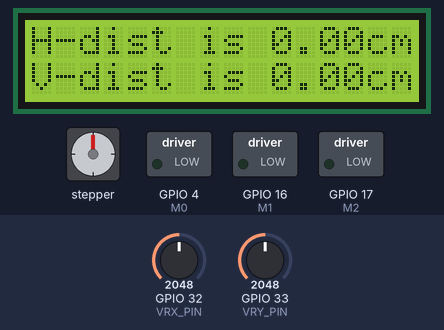
Bench run of a sketch on a simulated ESP32. Shown: stepper motor, 16×2 character LCD, switched loads named in the sketch (green lamp = pin HIGH). Wiring (inferred from the names in the program): stepper motor driver (60 steps per turn assumed): step GPIO 0; direction GPIO 2. Inputs (shaded band) come from the test bench; at power-on: GPIO 32 (VRX_PIN) = 2048, GPIO 33 (VRY_PIN) = 2048. Nothing arrives over Bluetooth unless stated; pins used as bus, display or sensor lines are not drawn.

Above: at 2.2 s.
2.3 s: GPIO 32 (VRX_PIN) set to 1047
3.8 s: GPIO 32 (VRX_PIN) set to 973
At 4.17 s:
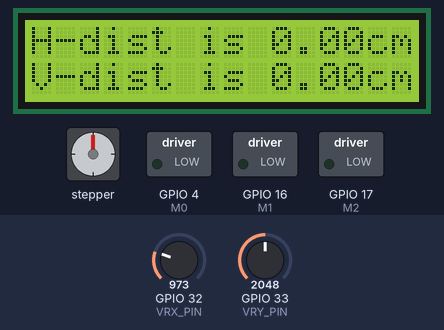
6.8 s: GPIO 32 (VRX_PIN) set to 4040
9.8 s: GPIO 32 (VRX_PIN) set to 3950
At 10.8 s:
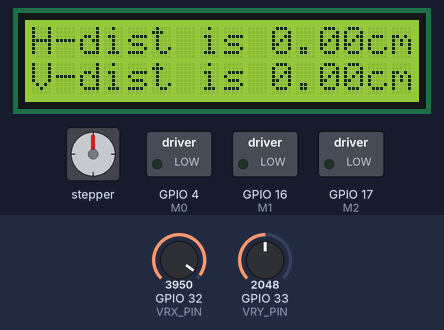
11.4 s: GPIO 32 (VRX_PIN) set to 4095
At 11.77 s:
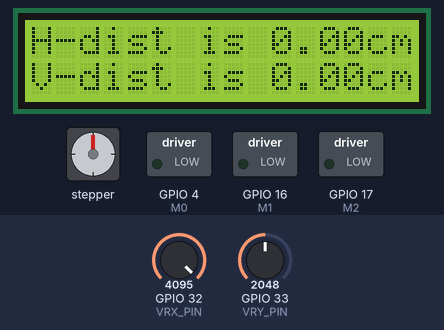
14.4 s: GPIO 32 (VRX_PIN) set to 3960
At 15.8 s:
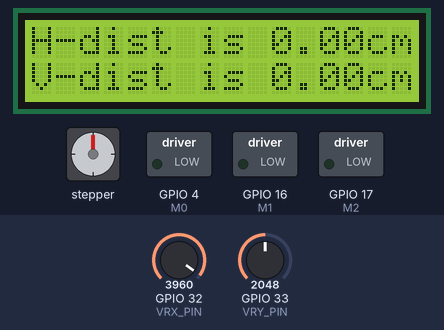
Timing chart, 0 to 17.0 s (numbered marks = the images above; inputs shaded):
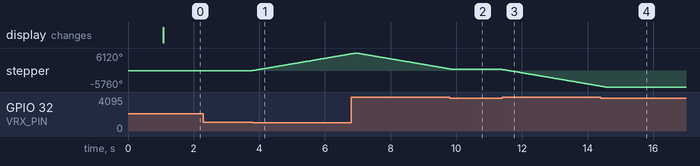

Measured:
- the behaviour switches between 1000 and 999 on GPIO 32 (VRX_PIN) (found by bisection; images 0 and 1)
- after the input at 2.3 s, every drawn part: stays the same
- after the input at 3.8 s, stepper: keeps turning clockwise at about 1950°/s, starting at once
- after the input at 9.8 s, stepper: goes on until 9.9 s, then stays 360°
- after the input at 11.4 s, stepper: keeps turning counter-clockwise at about 1950°/s, starting at once
- after the input at 14.4 s, stepper: goes on until 14.5 s, then stays -5760°

The sketch:

horizontal.ino
```cpp
#include "BluetoothSerial.h"
#include <LiquidCrystal.h>

const int rs = 14, en = 13, d4 = 22, d5 = 23, d6 = 21, d7 = 19;
LiquidCrystal lcd(rs, en, d4, d5, d6, d7);

BluetoothSerial SerialBT;

// Stepper Motor Driver Pins
#define DIR_PIN 2
#define STEP_PIN 0
/////////////////////////
/* Pins for step angle */
#define M0 4
#define M1 16
#define M2 17
/////////////////////////
/* For Bluetooth module */
#define RIGHT '1'
#define LEFT '2'
/////////////////////////
/* For joystick */
#define VRX_PIN  32
#define VRY_PIN  33
#define LEFT_THRESHOLD  1000
#define RIGHT_THRESHOLD 4000
////////////////////////
float distance=0;
float height =0;
int valueX = 0 ;
int valueY = 0 ;
char cmd;
int j=0;
int stepDelay = 1500;                /* delay between pulses (larger delay slower motor )*/
const int stepsPerRevolution = 60; /* Number of steps per one move on joystick */

void setFullStepMode()
{
  digitalWrite(M0, LOW);
  digitalWrite(M1, LOW);
  digitalWrite(M2, LOW);
}

void stepMotor(int steps, int dir)
{
  digitalWrite(DIR_PIN, dir); // Set direction

  for (int i = 0; i < steps; i++)
  {
    digitalWrite(STEP_PIN, HIGH);
    delayMicroseconds(stepDelay);
    digitalWrite(STEP_PIN, LOW);
    delayMicroseconds(stepDelay);
  }
}

void setup() {
  lcd.begin(16, 2);
  lcd.print("hello");
  delay(1000);
  lcd.clear();
  lcd.setCursor(0,0);

  SerialBT.begin("ESP32-BT");

  pinMode(DIR_PIN, OUTPUT);
  pinMode(STEP_PIN, OUTPUT);
  pinMode(M0, OUTPUT);
  pinMode(M1, OUTPUT);
  pinMode(M2, OUTPUT);

  setFullStepMode();  // Set to full-step mode
}
void loop() {
  valueX = analogRead(VRX_PIN);
  valueY = analogRead(VRY_PIN);
  lcd.setCursor(0, 0);  // Always print on second row, start at column 0
  lcd.print("H-dist is ");
  lcd.print(distance);
  lcd.print("cm");    // Extra spaces to clear leftover digits

  lcd.setCursor(0, 1);  // Always print on second row, start at column 0
  lcd.print("V-dist is ");
  lcd.print(height);
  lcd.print("cm");    // Extra spaces to clear leftover digits

  if (valueX < LEFT_THRESHOLD){
    stepMotor(stepsPerRevolution, HIGH);
    }
  else if (valueX > RIGHT_THRESHOLD){
    stepMotor(stepsPerRevolution, LOW);
  }
}
```
